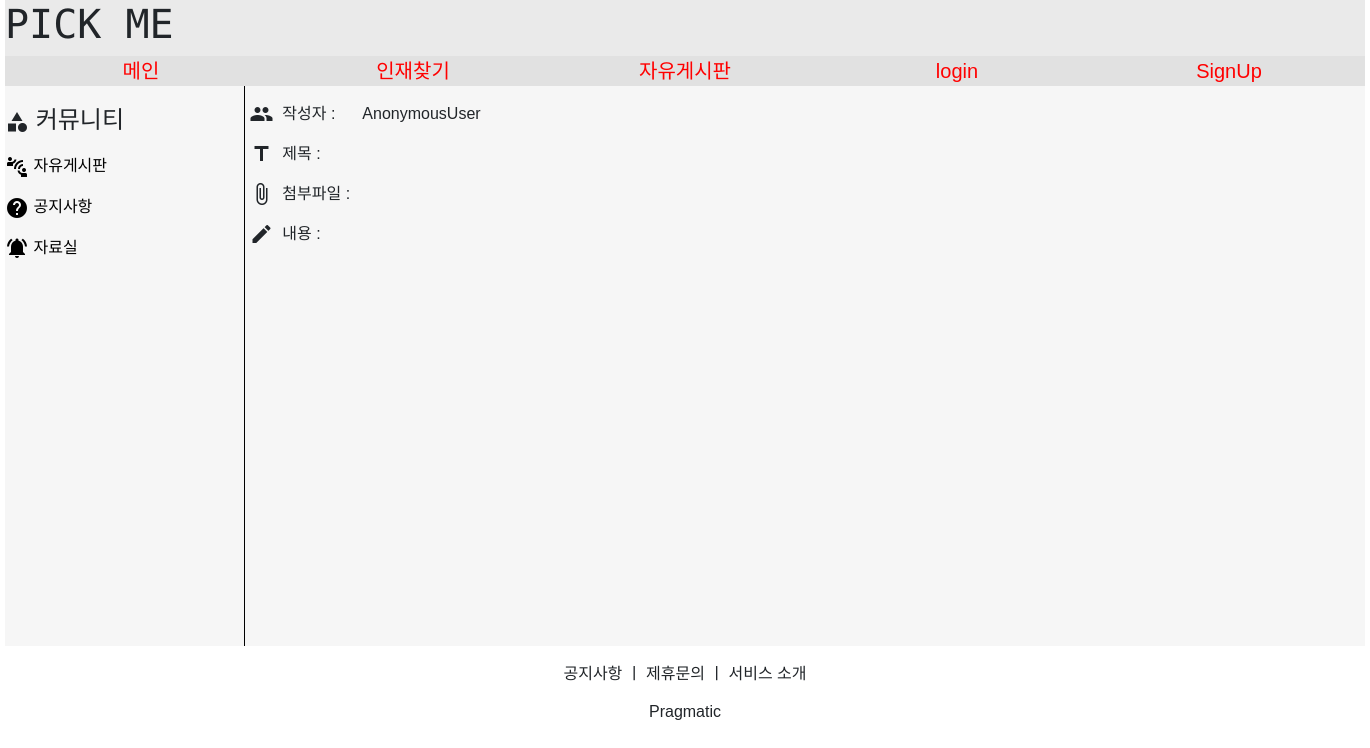
Before: /board/board_jaro_detail/2 with the older database file.
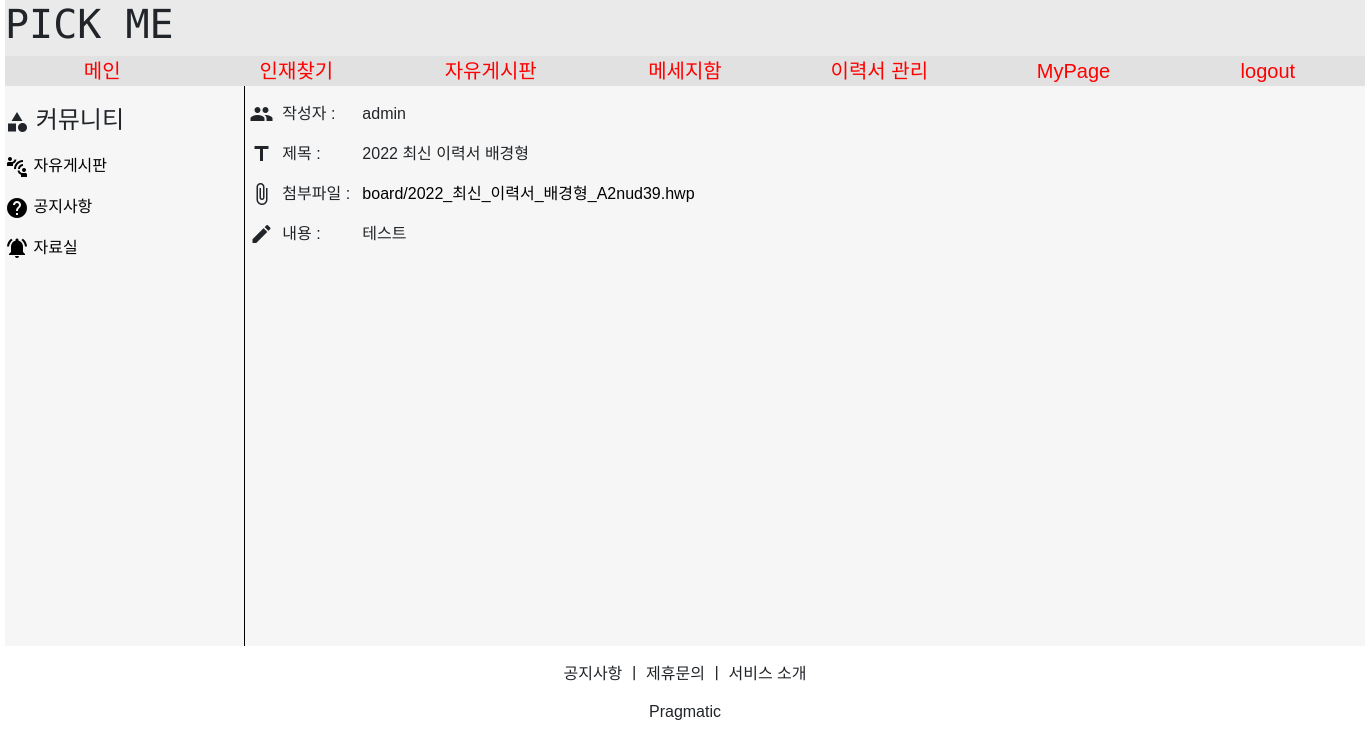
After: the same page with the newer database file.
### accountapp/models.py (models this page shows)
class MyUser(AbstractUser):
    nickname = models.CharField(max_length=20, unique=True)
    company_group = models.CharField(max_length=100)
    company_number = models.CharField(max_length=200)
    company_name = models.CharField(max_length=200)
    company_ceo = models.CharField(max_length=100)
    company_logo = models.FileField(upload_to='company_logo/', null=True, blank=True)
    company_phone_number = models.CharField(max_length=100)
    company_paper = models.FileField(upload_to='company_paper/', null=True, blank=True)

### boardapp/models.py (models this page shows)
class Board_Jaro_Model(models.Model):
    board_jaro_user = models.ForeignKey(MyUser, on_delete=models.CASCADE, related_name='board_jaro_user')
    board_jaro_title = models.CharField(max_length=2000)
    board_jaro_detail = models.TextField()
    board_jaro_date_time = models.DateTimeField(auto_now=True)
    board_jaro_file = models.FileField(upload_to='board/', null=True, blank=True)

### boardapp/views.py (the view)
# urls.py: path('board_jaro_detail/<int:title>', views.board_jaro_detail, name='board_jaro_detail'),
def board_jaro_detail(request, title):
    context={}
    jaro = Board_Jaro_Model.objects.filter(pk=title)
    data = ''
    for temp in jaro:
        context['user'] = temp.board_jaro_user
        context['title'] = temp.board_jaro_title
        for temp_data in temp.board_jaro_detail:
            if temp_data == ' ':
                data += '∠'
            elif temp_data == '\r':
                data += '∏'
            else:
                data += temp_data
        context['detail'] = data
        print(data)
        context['file'] = temp.board_jaro_file
    return render(request, 'board_jaro_detail.html', context)

### boardapp/templates/board_jaro_detail.html (shortened to what this page needs)
{% extends 'base-board.html' %}
{% block content %}
    {% load static %}
    <link rel="stylesheet" href="{% static 'css/board.css' %}">
    <div class="board_content">
        <div class="board_menu">
            <div class="self_margin"></div>
            <div style="font-size:1.5rem;">
                <i style="vertical-align:middle;" class="material-icons">category</i>
                커뮤니티
            </div>
            <div>
                <a href="{% url 'boardapp:board_list' %}">
                    <i style="vertical-align:middle;" class="material-icons">connect_without_contact</i>
                    자유게시판
                </a>
                <a href="{% url 'boardapp:board_gonge_list' %}">
                    <i style="vertical-align:middle;" class="material-icons">help</i>
                    공지사항
                </a>
                <a href="{% url 'boardapp:board_jaro_list' %}">
                    <i style="vertical-align:middle;" class="material-icons">notifications_active</i>
                    자료실
                </a>
            </div>
        </div>
        <div class="board_list2">
            <div class="self_margin"></div>
            <div>
                <i style="vertical-align:middle;" class="material-icons">people</i>
                <div style="width:5rem;">
                    &nbsp;작성자 :
                </div>
                <div style="width:60rem; overflow:hidden;">
                    {{ user }}
                </div>
            </div>
            <div>
                <i style="vertical-align:middle;" class="material-icons">title</i>
                <div style="width:5rem;">
                    &nbsp;제목 :
                </div>
                <div style="width:60rem; overflow:hidden;">
                    {{ title }}
                </div>
            </div>
            <div>
                <i style="vertical-align:middle;" class="material-icons">attach_file</i>
                <div style="width:5rem;">
                    &nbsp;첨부파일 :
                </div>
                <div style="display:flex width:60rem; overflow:hidden;">
                    <a href="/media/{{ file }}" download>
                        {{ file }}
                    </a>
                </div>
            </div>
            <div>
                <i style="vertical-align:middle;" class="material-icons">create</i>
                <div style="width:5rem;">
                    &nbsp;내용 :
                </div>
                <div style="width:60rem; height:20rem; overflow:scroll;">
                    {% for list in detail %}{% if list == '∠' %}&nbsp;{% else %}{% if list == '∏' %}<br>{% else %}{{ list }}{% endif %}{% endif %}{% endfor %}
                </div>
            </div>
        </div>
    </div>
{% endblock %}

Changed rows visible on the page:
now on this page (row edited): MyUser: username "admin"
added Board_Jaro_Model: board_jaro_title "2022 최신 이력서 배경형", board_jaro_file "board/2022_최신_이력서_배경형_A2nud39.hwp"
Other visible differences:
{{ user }}: "AnonymousUser" → (not shown)
text no longer shown: "login SignUp"
text now shown: "메세지함 이력서 관리 MyPage logout"
new list line: "테"
new list line: "스"
new list line: "트"
